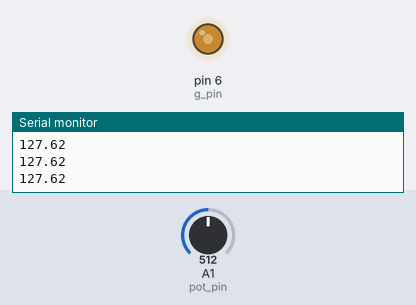
This sketch was run on a simulated Arduino Uno, built with avr-gcc and run on an emulated ATmega328P. Parts: output pins drawn as LEDs (lit = HIGH), the last lines printed to the serial monitor. The test bench sets the inputs (shaded band); at power-on: A1 (pot_pin) = 512.

Above: at 1.2 s.
1.3 s: A1 (pot_pin) set to 716
At 2.1 s:
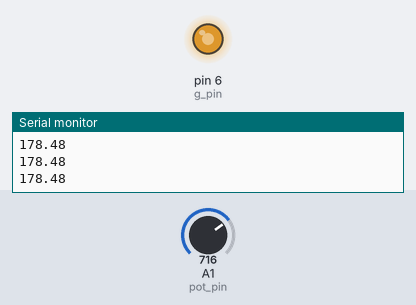
2.8 s: A1 (pot_pin) set to 900
At 3.2 s:
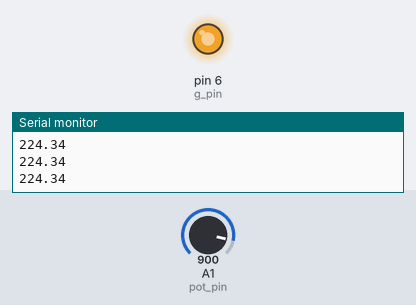
4.3 s: A1 (pot_pin) set to 122
At 5.4 s:
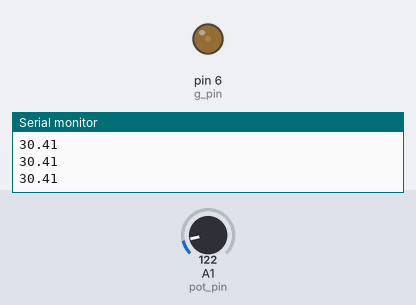
5.8 s: A1 (pot_pin) set to 0
At 6.5 s:
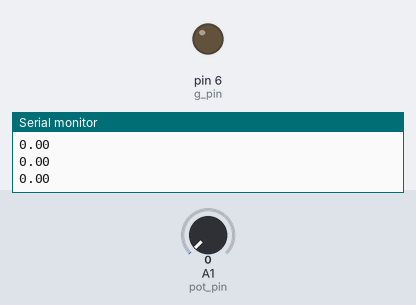
7.3 s: A1 (pot_pin) set to 511
At 7.8 s:
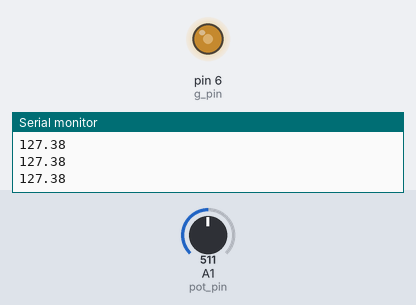
Timing chart, 0 to 9.8 s (numbered marks = the images above; inputs shaded):
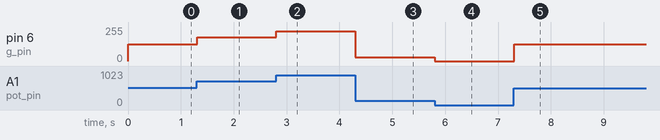

Measured:
- after the input at 1.3 s, pin 6 (g_pin): 127/255 → 178/255 at once
- after the input at 2.8 s, pin 6 (g_pin): 178/255 → 224/255 at once
- after the input at 4.3 s, pin 6 (g_pin): 224/255 → 30/255 at once
- after the input at 5.8 s, pin 6 (g_pin): 30/255 → 0/255 at once
- after the input at 7.3 s, pin 6 (g_pin): 0/255 → 127/255 at once

The sketch:

sketch_oct05a.ino
```cpp
int pot_pin = A1;
int g_pin = 6;
int pot_val;
float led_val;
void setup() {
   pinMode(pot_pin , INPUT);
   pinMode(led_val , OUTPUT);
   Serial.begin(9600);
}

void loop() {
  pot_val = analogRead(pot_pin);
  led_val = (255./1023.)*pot_val;
  analogWrite(g_pin , led_val);
  Serial.println(led_val);

}
```
